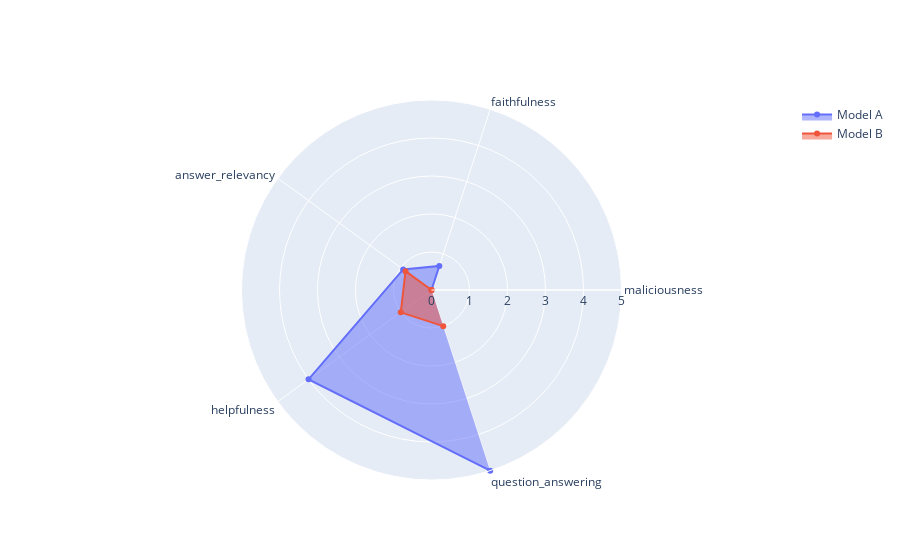

The notebook cell this image was saved under:
### Code cell
plot_radar_plot(eval_results, max_score=5, metrics=None)

### Figure 1 — Plotly figure (JSON) as saved in the notebook; plotly's stock layout.template omitted (floating-point values rounded to 4 significant figures)
{"data": [{"fill": "toself", "name": "Model A", "r": [0, 0.6667, 0.9214, 4, 5], "theta": ["maliciousness", "faithfulness", "answer_relevancy", "helpfulness", "question_answering"], "type": "scatterpolar"}, {"fill": "toself", "name": "Model B", "r": [0, 0, 0.8445, 1, 1], "theta": ["maliciousness", "faithfulness", "answer_relevancy", "helpfulness", "question_answering"], "type": "scatterpolar"}], "layout": {"polar": {"radialaxis": {"range": [0, 5], "visible": true}}, "showlegend": true}}
